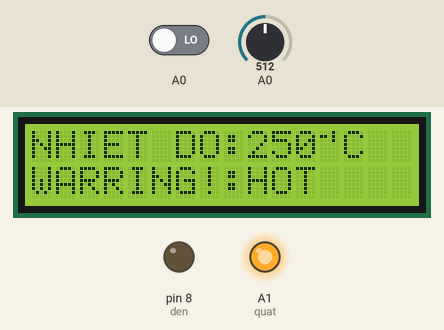
Simulated run of this sketch. Board: Arduino Uno, built with avr-gcc and run on an emulated ATmega328P. On the bench: 16×2 character LCD, output pins drawn as LEDs (lit = HIGH). Inputs (shaded band) come from the test bench; at power-on: A0 = 512, A0 LOW.

Above: at 1.6 s.
1.7 s: A0 set to 83
At 4.7 s:
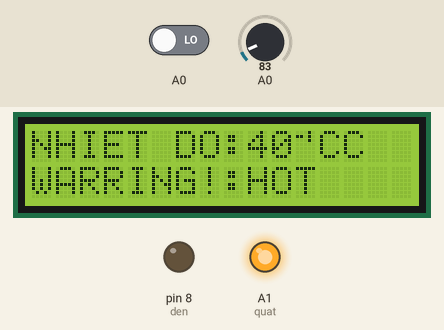
5.7 s: A0 set to 72
At 8.3 s:
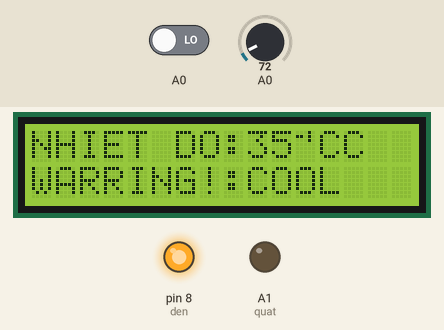
9.7 s: A0 set to 23
At 10.7 s:
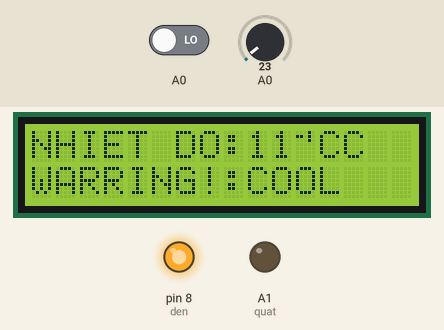
13.7 s: A0 set to 19
At 16.8 s:
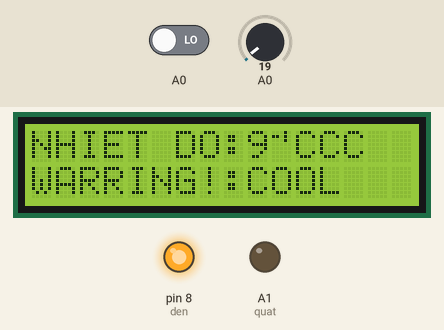
17.7 s: A0 driven HIGH
At 20.4 s:
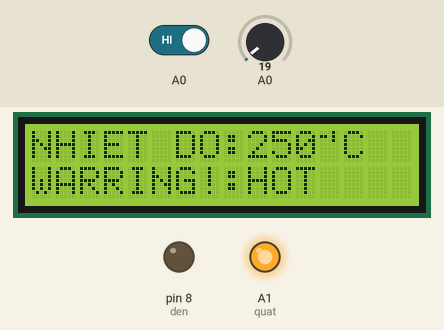
21.7 s: A0 driven LOW
At 22.9 s:
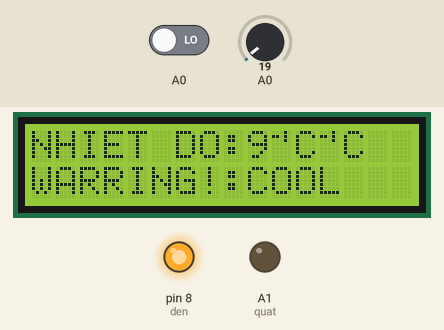
Timing chart, 0 to 24.7 s (numbered marks = the images above; inputs shaded):
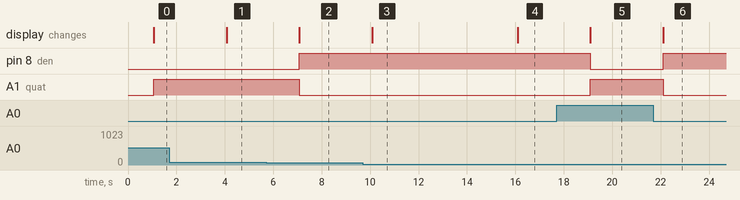

The sketch:

CODE_ARDUINO.ino
```cpp
#include <LiquidCrystal.h>
#include <Arduino.h>
#include <Wire.h>
/*
#include <LiquidCrystal.h>  //this library is included in the Arduino IDE
LiquidCrystal lcd(12, 11, 5, 4, 3, 2);
/*                                    -------------------
                                      |  LCD  | Arduino |
                                      -------------------
 LCD RS pin to digital pin 12         |  RS   |   12    |
 LCD Enable pin to digital pin 11     |  E    |   11    |
 LCD D4 pin to digital pin 5          |  D4   |   5     |
 LCD D5 pin to digital pin 4          |  D5   |   4     |
 LCD D6 pin to digital pin 3          |  D6   |   3     |
 LCD D7 pin to digital pin 2          |  D7   |   2     |
 LCD R/W pin to ground                |  R/W  |   GND   |
                                      -------------------
*/
const int rs = 12, en = 11, d4 = 5, d5 = 4, d6 = 3, d7 = 2;
LiquidCrystal lcd(rs, en, d4, d5, d6, d7);
int LM35 = A0;// chân analog kết nối tới cảm biến LM35
int den=8;
int quat=A1;
void setup() {
 //cau hinh thanh ghi DDRB output
 DDRB=DDRB|B0000001;
 DDRC=DDRC|B0000010;
 DDRC=DDRC&B1111110;
 pinMode(den,OUTPUT);
 pinMode(quat,OUTPUT);
 //pinMode(LM35,INPUT);//Che do ngo vao
 lcd.begin(16,2);

 lcd.print("May Ap Trung Ga");
 lcd.setCursor(0,1);
 Serial.begin(9600);
}
void loop(){
  delay(1000);
  lcd.clear();
  int NhietDo;
  while (1){
    /*
     *   theo quy tac tam suat ta co
     *   cứ 5000mv thi tuong ung 1024 adc(2^10-1)
     *   vậy điện áp  reading
     *   dienap=reading*5000/1024
     *   theo datasheet ta co
     *   cu 10mV thi tuong ung 1 do C
     *   vay dien ap        nhiet do
     *   => nhietdo=dienap/10
     *   hay nhietdo=(reading*5000/1024)/10
     *   hay nhietdo=(reading*500/1024)
    */
    //đọc giá trị từ cảm biến LM35
      int reading = analogRead(PINC&B00000001);
      float temp=(((float)reading*500.00)/1024.00);
      NhietDo=(float)temp;
      lcd.setCursor(0,0);
      lcd.print("NHIET DO:");
      lcd.print(NhietDo);
      lcd.write(233);
      lcd.print("C");
      if(NhietDo>37){
        lcd.setCursor(0,1);
        lcd.print("WARRING!:HOT   ");
        PORTC|=B00000010;//BAT QUAT
        digitalWrite(den,LOW);//Tắt đèn khi nhiệt độ lên cao hơn 37 độ C
        delay(2000);
     }
     if(NhietDo<37){
        lcd.setCursor(0,1);
        lcd.print("WARRING!:COOL  ");
        PORTB|=B00000001;//BẬT ĐÈN
        digitalWrite(quat,LOW);//Tắt quạt khi nhiệt độ bé hơn 37 độ C
        delay(2000);
     }
     if((NhietDo==37)&&(NhietDo<38)){
        lcd.setCursor(0,1);
        lcd.print("BINH THUONG   ");
        PORTB|=B00000001;//BẬT ĐÈN
        digitalWrite(quat,LOW);//Tắt quạt khi nhiệt độ binh thuong
        delay(2000);
     }

      delay(1000);

  }

}
```

Measured:
- the behaviour switches between 78 and 77 on A0 (found by bisection; images 1 and 2)
- the behaviour switches between 21 and 20 on A0 (found by bisection; images 3 and 4)
- after the input at 1.7 s, the display: changes after 2.4 s (image 1)
- after the input at 5.7 s, pin 8 (den): LOW → HIGH after 1.4 s; A1 (quat): HIGH → LOW after 1.4 s; the display: changes after 1.4 s (image 2)
- after the input at 9.7 s, the display: changes after 0.38 s (image 3)
- after the input at 13.7 s, the display: changes after 2.4 s (image 4)
- after the input at 17.7 s, pin 8 (den): HIGH → LOW after 1.4 s; A1 (quat): LOW → HIGH after 1.4 s; the display: changes after 1.4 s (image 5)
- after the input at 21.7 s, pin 8 (den): LOW → HIGH after 0.40 s; A1 (quat): HIGH → LOW after 0.40 s; the display: changes after 0.40 s (image 6)
